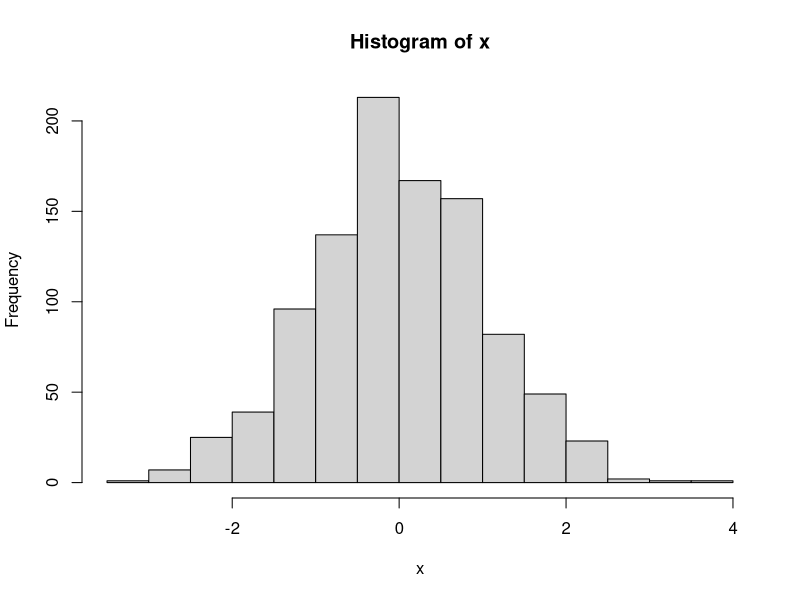
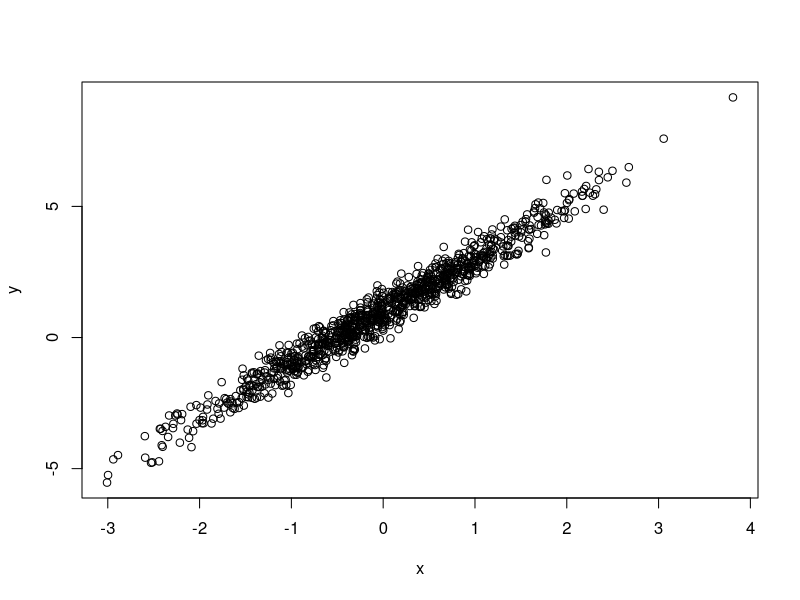

These charts were generated, in order, by the following R code:
## ---- chunk 1
knitr::opts_chunk$set(
  collapse = TRUE,
  fig.width = 6,
  fig.asp = .6,
  out.width = "90%"
)
## ---- chunk 2
##################################################################
# June 2, 2017
# Jeff Goldsmith
#
# Script for exploring R!
##################################################################
## ---- chunk 3
2 + 3

(18/3 + 1*2) ^ (4 - 2) - 6.18273
## ---- chunk 4
x = (18/3 + 1*2) ^ (4 - 2) - 6.18273
y = c(1, 3, 6, 9)
## ---- chunk 5
x = c(1, 3, 6, 9)
x
## ---- chunk 6
vec1 = 5:8
vec2 = c("My", "name", "is", "Jeff")
vec3 = c(TRUE, TRUE, TRUE, FALSE)
vec4 = factor(c("male", "male", "female", "female"))

class(vec1)
class(vec2)
class(vec3)
class(vec4)
## ---- chunk 7
vec4
as.numeric(vec4)

vec4 = relevel(vec4, ref = "male")
vec4
as.numeric(vec4)
## ---- chunk 8
mat1 = matrix(1:8, nrow = 2, ncol = 4)
mat1
## ---- chunk 9
mat2 = rbind(c(7,9,11,13), mat1)
mat2
## ---- chunk 10
mat3 = cbind(vec1, vec2)
mat3
## ---- chunk 11
vec1[1]
mat1[2,4]
## ---- chunk 12
vec1[2:3]
mat1[1, ]
## ---- chunk 13
vec1[c(TRUE, FALSE, TRUE, FALSE)]
vec1[vec1 > 2]
which(vec1 > 2)
## ---- chunk 14
vec1[2:3] = c(14, 15)
vec1

mat1[1,1] = 12; mat1[2,] = 1:4
mat1

vec4[1] = "Male"
vec4
## ---- chunk 15
colnames(mat1) = c("Col1", "Col2", "Col3", "Col4")
mat1[,c("Col1", "Col3")]
## ---- chunk 16
set.seed(1)

vec = rnorm(1000)

str(vec)
length(vec)
head(vec)
head(vec, 20)
tail(vec)
mean(vec)
median(vec)
summary(vec)

vec = sample(c("male", "female"), 1000, replace = TRUE, prob = c(.3, .7))
str(vec)
table(vec)
## ---- chunk 17
set.seed(1)

x = rnorm(1000)
y = 1 + 2 * x + rnorm(1000, 0, .4)
hist(x)
plot(x, y)
## ---- chunk 18
l = list(a = 1:5,
         b = matrix(1:8, 2, 4),
         c = TRUE,
         d = summary(rnorm(1000)))
l
## ---- chunk 19
l$a
l[[1]]
l[[1]][1:3]
## ---- chunk 20
vec = c(1, 2, NA, 4, 5, NULL, 6, 7)
vec
mean(vec)
mean(vec, na.rm = TRUE)
